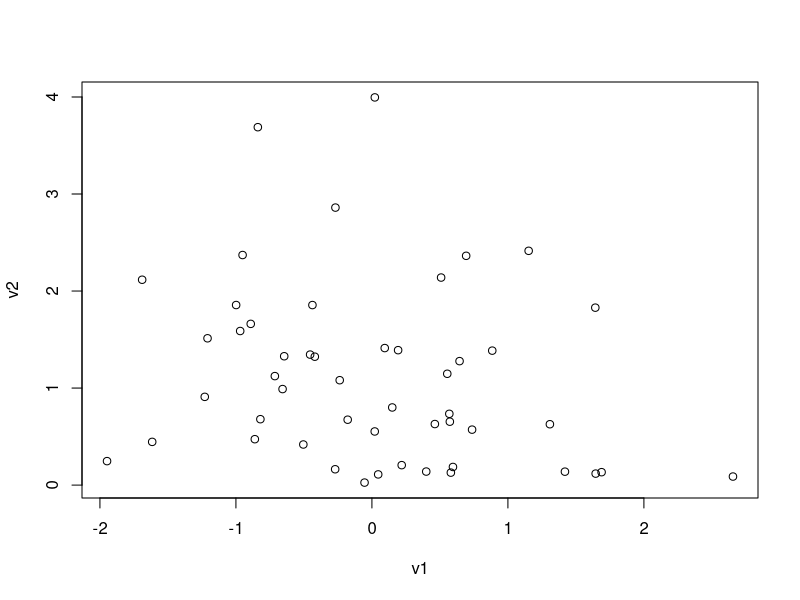
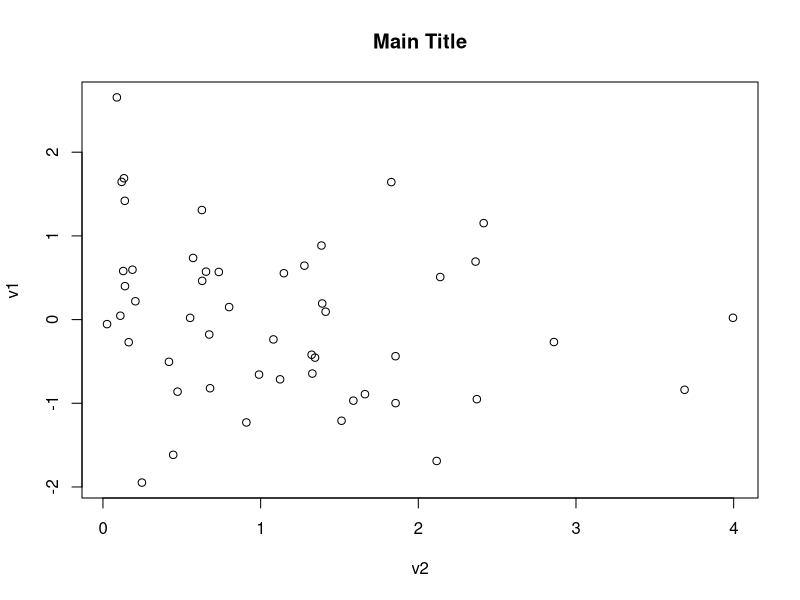
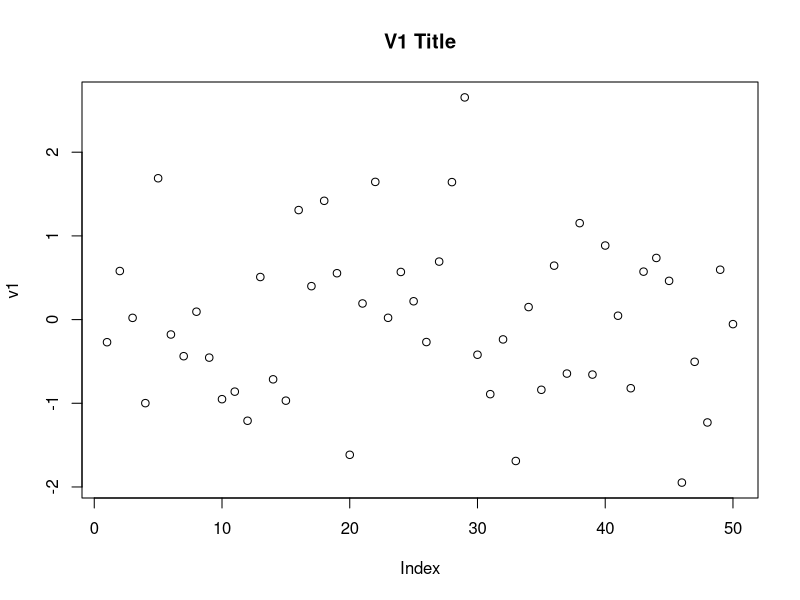
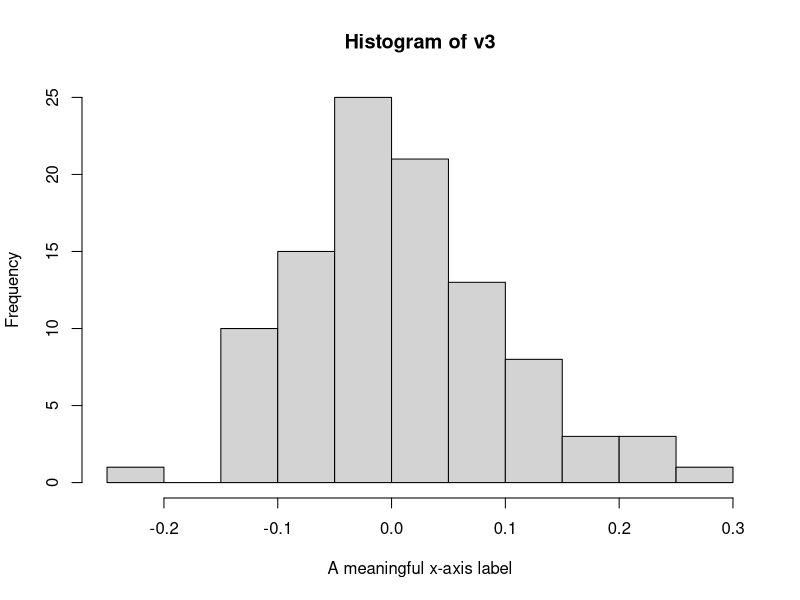

Here is the R script that generated these plots, in order: (Note: this script raises an error after producing the figures.)
## This is not interesting
## draw values form 2 distributions
## nn=number of draws
nn <- 50
v1 <- rnorm(nn)
v2 <- rexp(nn)
v1
plot(v1,v2)
plot(v2,v1)
title(main = "Main Title")
plot(v1, main = "V1 Title")

########################################################################################

## Task 1
## Histogram of 100 draws from a normal distribution with mean = 10, and sd=0.1 with a meaningful label for the x-axis
nn=100
v3 <- rnorm(nn, mean = 0, sd = 0.1)
hist(v3, xlab = "A meaningful x-axis label")

########################################################################################

## Task 2
## Find the mean/sd of cars in utah by color
# Read data
speeds <- read.table('car-speeds.csv', sep=",", header="TRUE")
# only data on cars in utah
subset(speeds, State == 'Utah')
# define a function that returns the Mean, SD, and number of terms of a vector
moments <- function(vec){
  mm <- mean(vec)
  ll <- sd(vec)
  n = length(vec)
  ret <- data.frame(mean=mm, sd=ll, length=n)
  return(ret)
}
# Use the moments function to get the mean and sd of speeds for all of the cars in Utah
moments(subset(speeds, State == 'Utah')$Speed)
# Install 'plyr' package - needed for ddply function
install.packages('plyr')
# Load the plyr package
library(plyr)
#Create dataframe by color and state
speed_summary <- ddply(speeds, c('Color', 'State'), 
                       function(df){moments(df$Speed)}
                       )
#Create dataframe by color only
speed_summary1 <- ddply(speeds, c('Color'), 
                        function(df){moments(df$Speed)}
                        )

########################################################################################

## Task 3
## Plot a histogram by State only, and by state and color
library(lattice)
summary(speeds)
histogram(~Speed|State, speeds)
histogram(~Speed|State*Color, speeds) #This can look messy

# Now, make density plots instead of histograms
install.packages('latticeExtra')
library(latticeExtra)
useOuterStrips(
  densityplot(~Speed|State*Color, speeds)
  )

########################################################################################

## Task 4 - Challenging
## Use ldply to make a dataframe that has 10 draws of rnorm each for mean=1:10,
## then use bwplot to plot results
## BONUS: *indentation, *useful variable names, *useful comments
# Define a vector of mean values to draw from
means = 1:10
# Define function to draw 10 values for a given mean value
RandVecMaker <- function(MeanVal){
  vec <- rnorm(10, mean=MeanVal)
  ret <- data.frame(mean=MeanVal, value=vec) 
  return(ret)
}
# Create dataframe with draws for each mean in separate rows
draws <- ldply(means, RandVecMaker)
# Plot results of values conditioned on mean values
bwplot(~value|factor(mean), draws)
bwplot(~value|mean, draws)
